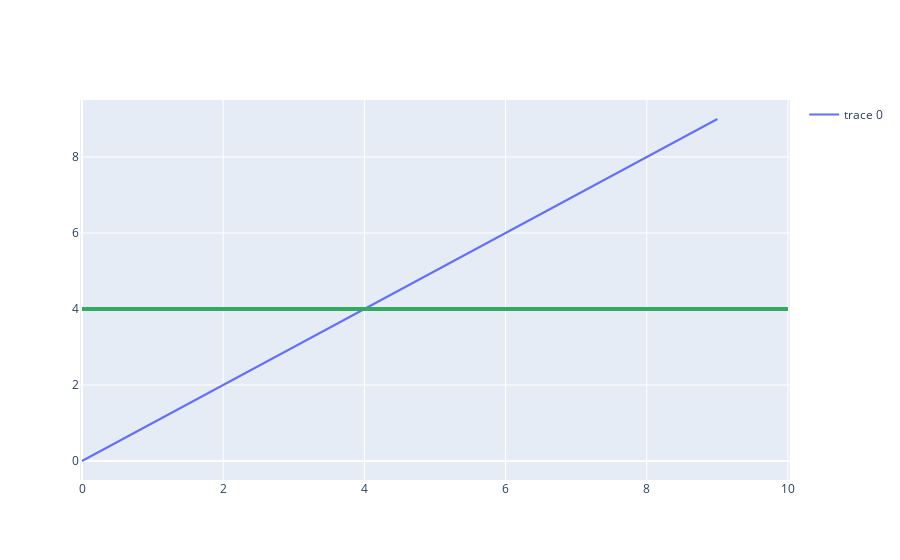

This figure's notebook cell:
### Code cell
data = list(range(10))
trace = go.Scatter(
    x=list(range(len(data))),
    y=data,
    mode="lines"
)
layout = {
    'shapes': [
        # Line Horizontal
        {
            'type': 'line',
            'x0': 0,
            'y0': 4,
            'x1': 10,
            'y1': 4,
            'line': {
                'color': 'rgb(50, 171, 96)',
                'width': 4
            },
        }
    ],
    'showlegend': True
}

fig = {
    'layout': layout,
    'data': [trace],
}


iplot(fig)

### Figure 1 — Plotly figure (JSON) as saved in the notebook; plotly's stock layout.template omitted (floating-point values rounded to 4 significant figures)
{"data": [{"mode": "lines", "type": "scatter", "x": [0, 1, 2, 3, 4, 5, 6, 7, 8, 9], "y": [0, 1, 2, 3, 4, 5, 6, 7, 8, 9]}], "layout": {"shapes": [{"line": {"color": "rgb(50, 171, 96)", "width": 4}, "type": "line", "x0": 0, "x1": 10, "y0": 4, "y1": 4}], "showlegend": true}}
